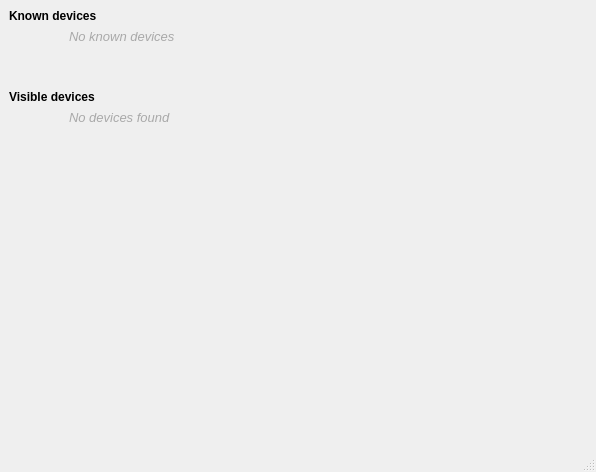
<?xml version="1.0" encoding="UTF-8"?>
<ui version="4.0">
 <class>mainwindow</class>
 <widget class="QMainWindow" name="mainwindow">
  <property name="geometry">
   <rect>
    <x>0</x>
    <y>0</y>
    <width>596</width>
    <height>472</height>
   </rect>
  </property>
  <property name="windowTitle">
   <string>Partooth</string>
  </property>
  <widget class="QWidget" name="centralwidget">
   <layout class="QVBoxLayout" name="verticalLayout">
    <property name="spacing">
     <number>0</number>
    </property>
    <property name="leftMargin">
     <number>0</number>
    </property>
    <property name="topMargin">
     <number>0</number>
    </property>
    <property name="rightMargin">
     <number>0</number>
    </property>
    <property name="bottomMargin">
     <number>0</number>
    </property>
    <item>
     <widget class="QScrollArea" name="scrollArea">
      <property name="frameShape">
       <enum>QFrame::NoFrame</enum>
      </property>
      <property name="frameShadow">
       <enum>QFrame::Plain</enum>
      </property>
      <property name="widgetResizable">
       <bool>true</bool>
      </property>
      <widget class="QWidget" name="scrollAreaWidgetContents">
       <property name="geometry">
        <rect>
         <x>0</x>
         <y>0</y>
         <width>596</width>
         <height>437</height>
        </rect>
       </property>
       <layout class="QVBoxLayout" name="verticalLayout_2">
        <item>
         <widget class="QLabel" name="knownDevicesLabel">
          <property name="font">
           <font>
            <weight>75</weight>
            <bold>true</bold>
           </font>
          </property>
          <property name="text">
           <string>Known devices</string>
          </property>
         </widget>
        </item>
        <item>
         <widget class="QFrame" name="knownDevicesFrame">
          <property name="frameShape">
           <enum>QFrame::NoFrame</enum>
          </property>
          <property name="frameShadow">
           <enum>QFrame::Plain</enum>
          </property>
          <layout class="QVBoxLayout" name="verticalLayout_3">
           <property name="spacing">
            <number>8</number>
           </property>
           <property name="leftMargin">
            <number>15</number>
           </property>
           <property name="topMargin">
            <number>0</number>
           </property>
           <property name="rightMargin">
            <number>5</number>
           </property>
           <property name="bottomMargin">
            <number>40</number>
           </property>
           <item>
            <widget class="QLabel" name="noKnownLabel">
             <property name="font">
              <font>
               <pointsize>10</pointsize>
               <italic>true</italic>
              </font>
             </property>
             <property name="styleSheet">
              <string notr="true">color: darkgrey;
</string>
             </property>
             <property name="text">
              <string>No known devices</string>
             </property>
             <property name="textFormat">
              <enum>Qt::RichText</enum>
             </property>
             <property name="alignment">
              <set>Qt::AlignLeading|Qt::AlignLeft|Qt::AlignVCenter</set>
             </property>
             <property name="margin">
              <number>0</number>
             </property>
             <property name="indent">
              <number>45</number>
             </property>
            </widget>
           </item>
          </layout>
         </widget>
        </item>
        <item>
         <widget class="QLabel" name="otherDevicesLabel">
          <property name="font">
           <font>
            <weight>75</weight>
            <bold>true</bold>
           </font>
          </property>
          <property name="text">
           <string>Visible devices</string>
          </property>
         </widget>
        </item>
        <item>
         <widget class="QFrame" name="otherDevicesFrame">
          <property name="frameShape">
           <enum>QFrame::NoFrame</enum>
          </property>
          <property name="frameShadow">
           <enum>QFrame::Plain</enum>
          </property>
          <layout class="QVBoxLayout" name="verticalLayout_4">
           <property name="spacing">
            <number>8</number>
           </property>
           <property name="leftMargin">
            <number>15</number>
           </property>
           <property name="topMargin">
            <number>0</number>
           </property>
           <property name="rightMargin">
            <number>0</number>
           </property>
           <property name="bottomMargin">
            <number>0</number>
           </property>
           <item>
            <widget class="QLabel" name="noOtherLabel">
             <property name="font">
              <font>
               <pointsize>10</pointsize>
               <italic>true</italic>
              </font>
             </property>
             <property name="styleSheet">
              <string notr="true">color: darkgrey</string>
             </property>
             <property name="text">
              <string>No devices found</string>
             </property>
             <property name="textFormat">
              <enum>Qt::RichText</enum>
             </property>
             <property name="alignment">
              <set>Qt::AlignLeading|Qt::AlignLeft|Qt::AlignVCenter</set>
             </property>
             <property name="indent">
              <number>45</number>
             </property>
            </widget>
           </item>
          </layout>
         </widget>
        </item>
        <item>
         <spacer name="verticalSpacer">
          <property name="orientation">
           <enum>Qt::Vertical</enum>
          </property>
          <property name="sizeHint" stdset="0">
           <size>
            <width>20</width>
            <height>40</height>
           </size>
          </property>
         </spacer>
        </item>
       </layout>
      </widget>
     </widget>
    </item>
   </layout>
  </widget>
  <widget class="QStatusBar" name="statusbar"/>
 </widget>
 <resources/>
 <connections/>
</ui>
